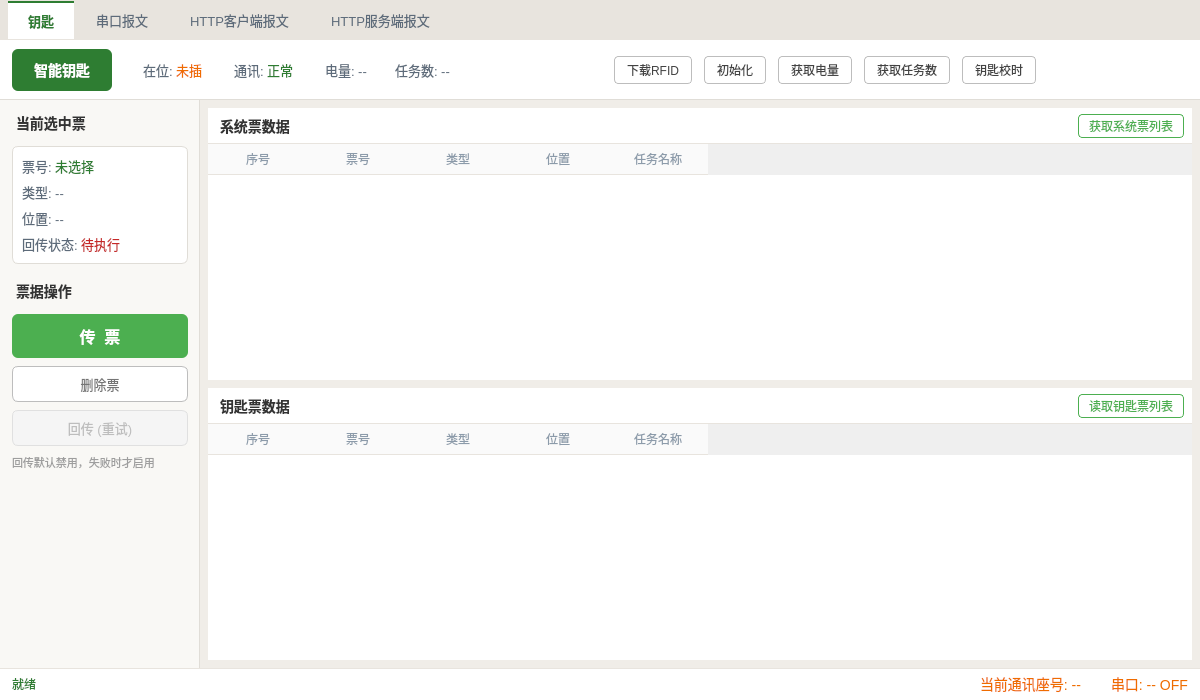
<?xml version="1.0" encoding="UTF-8"?>
<ui version="4.0">
 <class>KeyManagePage</class>
 <widget class="QWidget" name="KeyManagePage">
  <property name="geometry">
   <rect>
    <x>0</x>
    <y>0</y>
    <width>1200</width>
    <height>700</height>
   </rect>
  </property>
  <property name="windowTitle">
   <string>钥匙管理</string>
  </property>
  <layout class="QVBoxLayout" name="rootLayout">
   <property name="spacing">
    <number>0</number>
   </property>
   <property name="leftMargin"><number>0</number></property>
   <property name="topMargin"><number>0</number></property>
   <property name="rightMargin"><number>0</number></property>
   <property name="bottomMargin"><number>0</number></property>

   <item>
    <widget class="QWidget" name="tabBar" native="true">
     <property name="minimumSize"><size><width>0</width><height>40</height></size></property>
     <property name="maximumSize"><size><width>16777215</width><height>40</height></size></property>
     <property name="styleSheet">
      <string notr="true">#tabBar { background: #E8E4DE; }
#tabBar QPushButton { border: none; padding: 0 20px; font-size: 13px; color: #5D6B7A; min-height: 36px; }
#tabBar QPushButton:checked { background: #FFFFFF; color: #2E7D32; font-weight: bold; border-top: 2px solid #2E7D32; }</string>
     </property>
     <layout class="QHBoxLayout" name="tabBarLayout">
      <property name="spacing"><number>2</number></property>
      <property name="leftMargin"><number>8</number></property>
      <property name="topMargin"><number>0</number></property>
      <property name="rightMargin"><number>8</number></property>
      <property name="bottomMargin"><number>0</number></property>
      <item>
       <widget class="QPushButton" name="tabKey">
        <property name="text"><string>钥匙</string></property>
        <property name="checkable"><bool>true</bool></property>
        <property name="checked"><bool>true</bool></property>
        <property name="autoExclusive"><bool>true</bool></property>
       </widget>
      </item>
      <item>
       <widget class="QPushButton" name="tabSerial">
        <property name="text"><string>串口报文</string></property>
        <property name="checkable"><bool>true</bool></property>
        <property name="autoExclusive"><bool>true</bool></property>
       </widget>
      </item>
      <item>
       <widget class="QPushButton" name="tabHttpClient">
        <property name="text"><string>HTTP客户端报文</string></property>
        <property name="checkable"><bool>true</bool></property>
        <property name="autoExclusive"><bool>true</bool></property>
       </widget>
      </item>
      <item>
       <widget class="QPushButton" name="tabHttpServer">
        <property name="text"><string>HTTP服务端报文</string></property>
        <property name="checkable"><bool>true</bool></property>
        <property name="autoExclusive"><bool>true</bool></property>
       </widget>
      </item>
      <item>
       <spacer name="tabSpacer">
        <property name="orientation"><enum>Qt::Horizontal</enum></property>
        <property name="sizeHint" stdset="0"><size><width>40</width><height>20</height></size></property>
       </spacer>
      </item>
     </layout>
    </widget>
   </item>

   <item>
    <widget class="QStackedWidget" name="contentStack">
     <property name="currentIndex"><number>0</number></property>

     <widget class="QWidget" name="pageKey">
      <layout class="QVBoxLayout" name="pageKeyLayout">
       <property name="spacing"><number>0</number></property>
       <property name="leftMargin"><number>0</number></property>
       <property name="topMargin"><number>0</number></property>
       <property name="rightMargin"><number>0</number></property>
       <property name="bottomMargin"><number>0</number></property>

       <item>
        <widget class="QWidget" name="topDeviceBar" native="true">
         <property name="minimumSize"><size><width>0</width><height>60</height></size></property>
         <property name="maximumSize"><size><width>16777215</width><height>60</height></size></property>
         <property name="styleSheet">
          <string notr="true">#topDeviceBar { background: #FFFFFF; border-bottom: 1px solid #E0DDD7; }</string>
         </property>
         <layout class="QHBoxLayout" name="topDeviceBarLayout">
          <property name="spacing"><number>12</number></property>
          <property name="leftMargin"><number>12</number></property>
          <property name="topMargin"><number>8</number></property>
          <property name="rightMargin"><number>12</number></property>
          <property name="bottomMargin"><number>8</number></property>

          <item>
           <widget class="QLabel" name="btnSmartKey">
            <property name="text"><string>智能钥匙</string></property>
            <property name="minimumSize"><size><width>100</width><height>40</height></size></property>
            <property name="maximumSize"><size><width>120</width><height>42</height></size></property>
            <property name="alignment"><set>Qt::AlignCenter</set></property>
            <property name="styleSheet">
             <string notr="true">QLabel {
  background: #2E7D32;
  color: #FFFFFF;
  border: none;
  border-radius: 6px;
  font-size: 14px;
  font-weight: bold;
  padding: 6px 16px;
}</string>
            </property>
           </widget>
          </item>

          <item>
           <spacer name="statusLeftSpacer">
            <property name="orientation"><enum>Qt::Horizontal</enum></property>
            <property name="sizeType"><enum>QSizePolicy::Fixed</enum></property>
            <property name="sizeHint" stdset="0"><size><width>16</width><height>20</height></size></property>
           </spacer>
          </item>
          <item>
           <widget class="QLabel" name="lblKeyPosition">
            <property name="text"><string>在位: &lt;font color='#EF6C00'&gt;未插&lt;/font&gt;</string></property>
            <property name="textFormat"><enum>Qt::RichText</enum></property>
            <property name="styleSheet"><string notr="true">font-size: 13px; color: #5D6B7A; margin-right: 12px;</string></property>
           </widget>
          </item>
          <item>
           <widget class="QLabel" name="lblCommStatus">
            <property name="text"><string>通讯: &lt;font color='#2E7D32'&gt;正常&lt;/font&gt;</string></property>
            <property name="textFormat"><enum>Qt::RichText</enum></property>
            <property name="styleSheet"><string notr="true">font-size: 13px; color: #5D6B7A; margin-right: 12px;</string></property>
           </widget>
          </item>
          <item>
           <widget class="QLabel" name="lblBatteryInfo">
            <property name="text"><string>电量: --</string></property>
            <property name="styleSheet"><string notr="true">font-size: 13px; color: #5D6B7A; margin-right: 12px;</string></property>
           </widget>
          </item>
          <item>
           <widget class="QLabel" name="lblTaskInfo">
            <property name="text"><string>任务数: --</string></property>
            <property name="styleSheet"><string notr="true">font-size: 13px; color: #5D6B7A;</string></property>
           </widget>
          </item>

          <item>
           <spacer name="deviceStatusSpacer">
            <property name="orientation"><enum>Qt::Horizontal</enum></property>
            <property name="sizeHint" stdset="0"><size><width>40</width><height>20</height></size></property>
           </spacer>
          </item>

          <item>
           <widget class="QPushButton" name="btnDownloadRfid">
            <property name="text"><string>下载RFID</string></property>
            <property name="styleSheet">
             <string notr="true">QPushButton { background: #FFFFFF; border: 1px solid #BDBDBD; border-radius: 4px; padding: 4px 12px; font-size: 12px; color: #424242; }
QPushButton:hover { background: #F5F5F5; border-color: #2E7D32; color: #2E7D32; }
QPushButton:pressed { background: #E8F5E9; }</string>
            </property>
           </widget>
          </item>
          <item>
           <widget class="QPushButton" name="btnInitDevice">
            <property name="text"><string>初始化</string></property>
            <property name="styleSheet">
             <string notr="true">QPushButton { background: #FFFFFF; border: 1px solid #BDBDBD; border-radius: 4px; padding: 4px 12px; font-size: 12px; color: #424242; }
QPushButton:hover { background: #F5F5F5; border-color: #2E7D32; color: #2E7D32; }
QPushButton:pressed { background: #E8F5E9; }</string>
            </property>
           </widget>
          </item>
          <item>
           <widget class="QPushButton" name="btnQueryBattery">
            <property name="text"><string>获取电量</string></property>
            <property name="styleSheet">
             <string notr="true">QPushButton { background: #FFFFFF; border: 1px solid #BDBDBD; border-radius: 4px; padding: 4px 12px; font-size: 12px; color: #424242; }
QPushButton:hover { background: #F5F5F5; border-color: #2E7D32; color: #2E7D32; }
QPushButton:pressed { background: #E8F5E9; }</string>
            </property>
           </widget>
          </item>
          <item>
           <widget class="QPushButton" name="btnQueryTaskCount">
            <property name="text"><string>获取任务数</string></property>
            <property name="styleSheet">
             <string notr="true">QPushButton { background: #FFFFFF; border: 1px solid #BDBDBD; border-radius: 4px; padding: 4px 12px; font-size: 12px; color: #424242; }
QPushButton:hover { background: #F5F5F5; border-color: #2E7D32; color: #2E7D32; }
QPushButton:pressed { background: #E8F5E9; }</string>
            </property>
           </widget>
          </item>
          <item>
           <widget class="QPushButton" name="btnSyncTime">
            <property name="text"><string>钥匙校时</string></property>
            <property name="styleSheet">
             <string notr="true">QPushButton { background: #FFFFFF; border: 1px solid #BDBDBD; border-radius: 4px; padding: 4px 12px; font-size: 12px; color: #424242; }
QPushButton:hover { background: #F5F5F5; border-color: #2E7D32; color: #2E7D32; }
QPushButton:pressed { background: #E8F5E9; }</string>
            </property>
           </widget>
          </item>

          <item>
           <spacer name="topBarRightSpacer">
            <property name="orientation"><enum>Qt::Horizontal</enum></property>
            <property name="sizeHint" stdset="0"><size><width>40</width><height>20</height></size></property>
           </spacer>
          </item>
         </layout>
        </widget>
       </item>

       <item>
        <widget class="QWidget" name="middleArea" native="true">
         <layout class="QHBoxLayout" name="middleAreaLayout">
          <property name="spacing"><number>0</number></property>
          <property name="leftMargin"><number>0</number></property>
          <property name="topMargin"><number>0</number></property>
          <property name="rightMargin"><number>0</number></property>
          <property name="bottomMargin"><number>0</number></property>

          <item>
           <widget class="QWidget" name="leftSidebar" native="true">
            <property name="minimumSize"><size><width>200</width><height>0</height></size></property>
            <property name="maximumSize"><size><width>210</width><height>16777215</height></size></property>
            <property name="styleSheet">
             <string notr="true">#leftSidebar { background: #F9F8F5; border-right: 1px solid #E0DDD7; }</string>
            </property>
            <layout class="QVBoxLayout" name="leftSidebarLayout">
             <property name="spacing"><number>8</number></property>
             <property name="leftMargin"><number>12</number></property>
             <property name="topMargin"><number>12</number></property>
             <property name="rightMargin"><number>12</number></property>
             <property name="bottomMargin"><number>12</number></property>

             <item>
              <widget class="QLabel" name="lblSelectedTicketTitle">
               <property name="text"><string>当前选中票</string></property>
               <property name="styleSheet"><string notr="true">font-size: 14px; font-weight: bold; color: #333333; padding-bottom: 4px;</string></property>
              </widget>
             </item>

             <item>
              <widget class="QWidget" name="ticketInfoCard" native="true">
               <property name="styleSheet">
                <string notr="true">#ticketInfoCard {
  background: #FFFFFF;
  border: 1px solid #E0DDD7;
  border-radius: 6px;
  padding: 8px;
}</string>
               </property>
               <layout class="QVBoxLayout" name="ticketInfoCardLayout">
                <property name="spacing"><number>6</number></property>
                <property name="leftMargin"><number>10</number></property>
                <property name="topMargin"><number>10</number></property>
                <property name="rightMargin"><number>10</number></property>
                <property name="bottomMargin"><number>10</number></property>
                <item>
                 <widget class="QLabel" name="lblTicketNo">
                  <property name="text"><string>票号: &lt;font color='#2E7D32'&gt;未选择&lt;/font&gt;</string></property>
                  <property name="textFormat"><enum>Qt::RichText</enum></property>
                  <property name="styleSheet"><string notr="true">font-size: 13px; color: #5D6B7A;</string></property>
                 </widget>
                </item>
                <item>
                 <widget class="QLabel" name="lblTicketType">
                  <property name="text"><string>类型: --</string></property>
                  <property name="styleSheet"><string notr="true">font-size: 13px; color: #5D6B7A;</string></property>
                 </widget>
                </item>
                <item>
                 <widget class="QLabel" name="lblTicketPosition">
                  <property name="text"><string>位置: --</string></property>
                  <property name="styleSheet"><string notr="true">font-size: 13px; color: #5D6B7A;</string></property>
                 </widget>
                </item>
                <item>
                 <widget class="QLabel" name="lblTicketReturnStatus">
                  <property name="text"><string>回传状态: &lt;font color='#C62828'&gt;待执行&lt;/font&gt;</string></property>
                  <property name="textFormat"><enum>Qt::RichText</enum></property>
                  <property name="styleSheet"><string notr="true">font-size: 13px; color: #5D6B7A;</string></property>
                 </widget>
                </item>
               </layout>
              </widget>
             </item>

             <item>
              <widget class="QLabel" name="lblTicketOpTitle">
               <property name="text"><string>票据操作</string></property>
               <property name="styleSheet"><string notr="true">font-size: 14px; font-weight: bold; color: #333333; padding-top: 8px; padding-bottom: 4px;</string></property>
              </widget>
             </item>

             <item>
              <widget class="QPushButton" name="btnTransferTicket">
               <property name="text"><string>传  票</string></property>
               <property name="minimumSize"><size><width>0</width><height>44</height></size></property>
               <property name="styleSheet">
                <string notr="true">QPushButton {
  background: #4CAF50;
  color: #FFFFFF;
  border: none;
  border-radius: 6px;
  font-size: 16px;
  font-weight: bold;
  padding: 8px;
}
QPushButton:hover { background: #43A047; }
QPushButton:pressed { background: #388E3C; }
QPushButton:disabled { background: #C8E6C9; color: #A5D6A7; }</string>
               </property>
              </widget>
             </item>

             <item>
              <widget class="QPushButton" name="btnDeleteTicket">
               <property name="text"><string>删除票</string></property>
               <property name="minimumSize"><size><width>0</width><height>36</height></size></property>
               <property name="styleSheet">
                <string notr="true">QPushButton {
  background: #FFFFFF;
  color: #757575;
  border: 1px solid #BDBDBD;
  border-radius: 6px;
  font-size: 13px;
  padding: 6px;
}
QPushButton:hover { border-color: #F44336; color: #F44336; }
QPushButton:pressed { background: #FFEBEE; }
QPushButton:disabled { background: #F5F5F5; color: #BDBDBD; border-color: #E0E0E0; }</string>
               </property>
              </widget>
             </item>

             <item>
              <widget class="QPushButton" name="btnReturnTicket">
               <property name="text"><string>回传 (重试)</string></property>
               <property name="minimumSize"><size><width>0</width><height>36</height></size></property>
               <property name="enabled"><bool>false</bool></property>
               <property name="styleSheet">
                <string notr="true">QPushButton {
  background: #FFFFFF;
  color: #757575;
  border: 1px solid #BDBDBD;
  border-radius: 6px;
  font-size: 13px;
  padding: 6px;
}
QPushButton:hover { border-color: #FF9800; color: #EF6C00; }
QPushButton:pressed { background: #FFF3E0; }
QPushButton:disabled { background: #F5F5F5; color: #BDBDBD; border-color: #E0E0E0; }</string>
               </property>
              </widget>
             </item>

             <item>
              <widget class="QLabel" name="lblReturnHint">
               <property name="text"><string>回传默认禁用，失败时才启用</string></property>
               <property name="styleSheet"><string notr="true">font-size: 11px; color: #9E9E9E;</string></property>
               <property name="wordWrap"><bool>true</bool></property>
              </widget>
             </item>

             <item>
              <spacer name="sidebarSpacer">
               <property name="orientation"><enum>Qt::Vertical</enum></property>
               <property name="sizeHint" stdset="0"><size><width>20</width><height>40</height></size></property>
              </spacer>
             </item>
            </layout>
           </widget>
          </item>

          <item>
           <widget class="QWidget" name="dataArea" native="true">
            <property name="styleSheet">
             <string notr="true">#dataArea { background: #F0EDE8; }</string>
            </property>
            <layout class="QVBoxLayout" name="dataAreaLayout">
             <property name="spacing"><number>8</number></property>
             <property name="leftMargin"><number>8</number></property>
             <property name="topMargin"><number>8</number></property>
             <property name="rightMargin"><number>8</number></property>
             <property name="bottomMargin"><number>8</number></property>

             <item>
              <widget class="QWidget" name="systemTicketSection" native="true">
               <property name="styleSheet">
                <string notr="true">#systemTicketSection { background: #FFFFFF; border: 1px solid #E0DDD7; border-radius: 4px; }</string>
               </property>
               <layout class="QVBoxLayout" name="systemTicketSectionLayout">
                <property name="spacing"><number>0</number></property>
                <property name="leftMargin"><number>0</number></property>
                <property name="topMargin"><number>0</number></property>
                <property name="rightMargin"><number>0</number></property>
                <property name="bottomMargin"><number>0</number></property>

                <item>
                 <widget class="QWidget" name="systemTicketHeader" native="true">
                  <property name="minimumSize"><size><width>0</width><height>36</height></size></property>
                  <property name="maximumSize"><size><width>16777215</width><height>36</height></size></property>
                  <property name="styleSheet">
                   <string notr="true">#systemTicketHeader { background: #FFFFFF; border-bottom: 1px solid #E8E4DE; }</string>
                  </property>
                  <layout class="QHBoxLayout" name="systemTicketHeaderLayout">
                   <property name="leftMargin"><number>12</number></property>
                   <property name="topMargin"><number>4</number></property>
                   <property name="rightMargin"><number>8</number></property>
                   <property name="bottomMargin"><number>4</number></property>
                   <item>
                    <widget class="QLabel" name="lblSystemTicketTitle">
                     <property name="text"><string>系统票数据</string></property>
                     <property name="styleSheet"><string notr="true">font-size: 14px; font-weight: bold; color: #333333;</string></property>
                    </widget>
                   </item>
                   <item>
                    <spacer name="systemTicketTitleSpacer">
                     <property name="orientation"><enum>Qt::Horizontal</enum></property>
                     <property name="sizeHint" stdset="0"><size><width>40</width><height>20</height></size></property>
                    </spacer>
                   </item>
                   <item>
                    <widget class="QPushButton" name="btnGetSystemTicketList">
                     <property name="text"><string>获取系统票列表</string></property>
                     <property name="styleSheet">
                      <string notr="true">QPushButton {
  background: #FFFFFF;
  border: 1px solid #4CAF50;
  border-radius: 4px;
  padding: 2px 10px;
  font-size: 12px;
  color: #4CAF50;
}
QPushButton:hover { background: #E8F5E9; }
QPushButton:pressed { background: #C8E6C9; }</string>
                     </property>
                    </widget>
                   </item>
                  </layout>
                 </widget>
                </item>

                <item>
                 <widget class="QTableWidget" name="systemTicketTable">
                  <property name="styleSheet">
                   <string notr="true">QTableWidget { border: none; background: #FFFFFF; font-size: 12px; }
QHeaderView::section { background: #FAFAFA; color: #8C9BAA; border: none; border-bottom: 1px solid #E8E4DE; padding: 4px 6px; font-size: 12px; }
QTableWidget::item { border-bottom: 1px solid #F0EDE8; padding: 3px 6px; }</string>
                  </property>
                  <property name="alternatingRowColors"><bool>true</bool></property>
                  <property name="showGrid"><bool>false</bool></property>
                  <property name="selectionBehavior"><enum>QAbstractItemView::SelectRows</enum></property>
                  <column><property name="text"><string>序号</string></property></column>
                  <column><property name="text"><string>票号</string></property></column>
                  <column><property name="text"><string>类型</string></property></column>
                  <column><property name="text"><string>位置</string></property></column>
                  <column><property name="text"><string>任务名称</string></property></column>
                 </widget>
                </item>
               </layout>
              </widget>
             </item>

             <item>
              <widget class="QWidget" name="keyTicketSection" native="true">
               <property name="styleSheet">
                <string notr="true">#keyTicketSection { background: #FFFFFF; border: 1px solid #E0DDD7; border-radius: 4px; }</string>
               </property>
               <layout class="QVBoxLayout" name="keyTicketSectionLayout">
                <property name="spacing"><number>0</number></property>
                <property name="leftMargin"><number>0</number></property>
                <property name="topMargin"><number>0</number></property>
                <property name="rightMargin"><number>0</number></property>
                <property name="bottomMargin"><number>0</number></property>

                <item>
                 <widget class="QWidget" name="keyTicketHeader" native="true">
                  <property name="minimumSize"><size><width>0</width><height>36</height></size></property>
                  <property name="maximumSize"><size><width>16777215</width><height>36</height></size></property>
                  <property name="styleSheet">
                   <string notr="true">#keyTicketHeader { background: #FFFFFF; border-bottom: 1px solid #E8E4DE; }</string>
                  </property>
                  <layout class="QHBoxLayout" name="keyTicketHeaderLayout">
                   <property name="leftMargin"><number>12</number></property>
                   <property name="topMargin"><number>4</number></property>
                   <property name="rightMargin"><number>8</number></property>
                   <property name="bottomMargin"><number>4</number></property>
                   <item>
                    <widget class="QLabel" name="lblKeyTicketTitle">
                     <property name="text"><string>钥匙票数据</string></property>
                     <property name="styleSheet"><string notr="true">font-size: 14px; font-weight: bold; color: #333333;</string></property>
                    </widget>
                   </item>
                   <item>
                    <spacer name="keyTicketTitleSpacer">
                     <property name="orientation"><enum>Qt::Horizontal</enum></property>
                     <property name="sizeHint" stdset="0"><size><width>40</width><height>20</height></size></property>
                    </spacer>
                   </item>
                   <item>
                    <widget class="QPushButton" name="btnReadKeyTicketList">
                     <property name="text"><string>读取钥匙票列表</string></property>
                     <property name="styleSheet">
                      <string notr="true">QPushButton {
  background: #FFFFFF;
  border: 1px solid #4CAF50;
  border-radius: 4px;
  padding: 2px 10px;
  font-size: 12px;
  color: #4CAF50;
}
QPushButton:hover { background: #E8F5E9; }
QPushButton:pressed { background: #C8E6C9; }</string>
                     </property>
                    </widget>
                   </item>
                  </layout>
                 </widget>
                </item>

                <item>
                 <widget class="QTableWidget" name="keyTicketTable">
                  <property name="styleSheet">
                   <string notr="true">QTableWidget { border: none; background: #FFFFFF; font-size: 12px; }
QHeaderView::section { background: #FAFAFA; color: #8C9BAA; border: none; border-bottom: 1px solid #E8E4DE; padding: 4px 6px; font-size: 12px; }
QTableWidget::item { border-bottom: 1px solid #F0EDE8; padding: 3px 6px; }</string>
                  </property>
                  <property name="alternatingRowColors"><bool>true</bool></property>
                  <property name="showGrid"><bool>false</bool></property>
                  <property name="selectionBehavior"><enum>QAbstractItemView::SelectRows</enum></property>
                  <column><property name="text"><string>序号</string></property></column>
                  <column><property name="text"><string>票号</string></property></column>
                  <column><property name="text"><string>类型</string></property></column>
                  <column><property name="text"><string>位置</string></property></column>
                  <column><property name="text"><string>任务名称</string></property></column>
                 </widget>
                </item>
               </layout>
              </widget>
             </item>
            </layout>
           </widget>
          </item>
         </layout>
        </widget>
       </item>

       <item>
        <widget class="QWidget" name="statusBar" native="true">
         <property name="minimumSize"><size><width>0</width><height>32</height></size></property>
         <property name="maximumSize"><size><width>16777215</width><height>32</height></size></property>
         <property name="styleSheet">
          <string notr="true">#statusBar { background: #FFFFFF; border-top: 1px solid #E8E4DE; }</string>
         </property>
         <layout class="QHBoxLayout" name="statusBarLayout">
          <property name="leftMargin"><number>12</number></property>
          <property name="topMargin"><number>0</number></property>
          <property name="rightMargin"><number>12</number></property>
          <property name="bottomMargin"><number>0</number></property>
          <item>
           <widget class="QLabel" name="lblFeedback">
            <property name="text"><string>就绪</string></property>
            <property name="styleSheet"><string notr="true">font-size: 12px; color: #2E7D32;</string></property>
           </widget>
          </item>
          <item>
           <spacer name="statusSpacer">
            <property name="orientation"><enum>Qt::Horizontal</enum></property>
            <property name="sizeHint" stdset="0"><size><width>40</width><height>20</height></size></property>
           </spacer>
          </item>
          <item>
           <widget class="QLabel" name="lblCommSeatNo">
            <property name="text"><string>当前通讯座号: --</string></property>
            <property name="styleSheet"><string notr="true">font-size: 14px; color: #EF6C00; margin-right: 20px;</string></property>
           </widget>
          </item>
          <item>
           <widget class="QLabel" name="lblCommParams">
            <property name="text"><string>串口: -- OFF</string></property>
            <property name="styleSheet"><string notr="true">font-size: 14px; color: #EF6C00;</string></property>
           </widget>
          </item>
         </layout>
        </widget>
       </item>
      </layout>
     </widget>

     <widget class="QWidget" name="pageSerial">
      <layout class="QVBoxLayout" name="pageSerialLayout">
       <property name="spacing"><number>0</number></property>
       <property name="leftMargin"><number>0</number></property>
       <property name="topMargin"><number>0</number></property>
       <property name="rightMargin"><number>0</number></property>
       <property name="bottomMargin"><number>0</number></property>

       <item>
        <widget class="QWidget" name="serialToolbar" native="true">
         <property name="minimumSize"><size><width>0</width><height>36</height></size></property>
         <property name="maximumSize"><size><width>16777215</width><height>36</height></size></property>
         <property name="styleSheet">
          <string notr="true">#serialToolbar { background: #FFFFFF; border-bottom: 1px solid #E8E4DE; }
#serialToolbar QCheckBox { color: #5D6B7A; font-size: 12px; }
#serialToolbar QPushButton { background: #FFFFFF; border: 1px solid #E0DDD7; border-radius: 4px; padding: 0 10px; color: #5D6B7A; font-size: 12px; min-height: 26px; }
#serialToolbar QPushButton:hover { border-color: #2E7D32; color: #2E7D32; }</string>
         </property>
         <layout class="QHBoxLayout" name="serialToolbarLayout">
          <property name="spacing"><number>8</number></property>
          <property name="leftMargin"><number>8</number></property>
          <property name="topMargin"><number>4</number></property>
          <property name="rightMargin"><number>8</number></property>
          <property name="bottomMargin"><number>4</number></property>
          <item>
           <widget class="QCheckBox" name="chkExpertMode">
            <property name="text"><string>专家模式</string></property>
           </widget>
          </item>
          <item>
           <widget class="QCheckBox" name="chkShowHex">
            <property name="text"><string>显示Hex</string></property>
            <property name="checked"><bool>true</bool></property>
           </widget>
          </item>
          <item>
           <spacer name="serialToolbarSpacer">
            <property name="orientation"><enum>Qt::Horizontal</enum></property>
            <property name="sizeHint" stdset="0"><size><width>40</width><height>20</height></size></property>
           </spacer>
          </item>
          <item>
           <widget class="QPushButton" name="btnExportLog">
            <property name="text"><string>导出日志</string></property>
           </widget>
          </item>
          <item>
           <widget class="QPushButton" name="btnClearSerial">
            <property name="text"><string>清空</string></property>
           </widget>
          </item>
         </layout>
        </widget>
       </item>

       <item>
        <widget class="QTableWidget" name="serialLogTable">
         <property name="styleSheet">
          <string notr="true">QTableWidget { border: none; background: #FFFFFF; font-family: Consolas, monospace; font-size: 11px; }
QHeaderView::section { background: #FAFAFA; color: #8C9BAA; border: none; border-bottom: 1px solid #F0EDE8; padding: 2px 4px; font-family: sans-serif; font-size: 11px; }
QTableWidget::item { border-bottom: 1px solid #F5F3EF; padding: 1px 4px; }</string>
         </property>
         <property name="alternatingRowColors"><bool>true</bool></property>
         <property name="showGrid"><bool>false</bool></property>
         <property name="selectionBehavior"><enum>QAbstractItemView::SelectRows</enum></property>
         <column><property name="text"><string>时间</string></property></column>
         <column><property name="text"><string>方向</string></property></column>
         <column><property name="text"><string>Op</string></property></column>
         <column><property name="text"><string>命令</string></property></column>
         <column><property name="text"><string>长度</string></property></column>
         <column><property name="text"><string>摘要</string></property></column>
         <column><property name="text"><string>Hex</string></property></column>
        </widget>
       </item>
      </layout>
     </widget>

     <widget class="QWidget" name="pageHttpClient">
      <layout class="QVBoxLayout" name="pageHttpClientLayout">
       <property name="spacing"><number>8</number></property>
       <property name="leftMargin"><number>8</number></property>
       <property name="topMargin"><number>8</number></property>
       <property name="rightMargin"><number>8</number></property>
       <property name="bottomMargin"><number>8</number></property>
       <item>
        <widget class="QTextEdit" name="httpClientLogText">
         <property name="readOnly"><bool>true</bool></property>
         <property name="styleSheet">
          <string notr="true">font-family: Consolas, monospace; background: #FFFFFF; border: 1px solid #E8E4DE; border-radius: 4px;</string>
         </property>
        </widget>
       </item>
       <item>
        <widget class="QPushButton" name="btnClearHttpClient">
         <property name="text"><string>清空</string></property>
         <property name="maximumSize"><size><width>90</width><height>30</height></size></property>
        </widget>
       </item>
      </layout>
     </widget>

     <widget class="QWidget" name="pageHttpServer">
      <layout class="QVBoxLayout" name="pageHttpServerLayout">
       <property name="spacing"><number>8</number></property>
       <property name="leftMargin"><number>8</number></property>
       <property name="topMargin"><number>8</number></property>
       <property name="rightMargin"><number>8</number></property>
       <property name="bottomMargin"><number>8</number></property>
       <item>
        <widget class="QTextEdit" name="httpServerLogText">
         <property name="readOnly"><bool>true</bool></property>
         <property name="styleSheet">
          <string notr="true">font-family: Consolas, monospace; background: #FFFFFF; border: 1px solid #E8E4DE; border-radius: 4px;</string>
         </property>
        </widget>
       </item>
       <item>
        <widget class="QPushButton" name="btnClearHttpServer">
         <property name="text"><string>清空</string></property>
         <property name="maximumSize"><size><width>90</width><height>30</height></size></property>
        </widget>
       </item>
      </layout>
     </widget>
    </widget>
   </item>
  </layout>
 </widget>
 <resources>
  <include location="../resources/picture.qrc"/>
 </resources>
 <connections/>
</ui>
